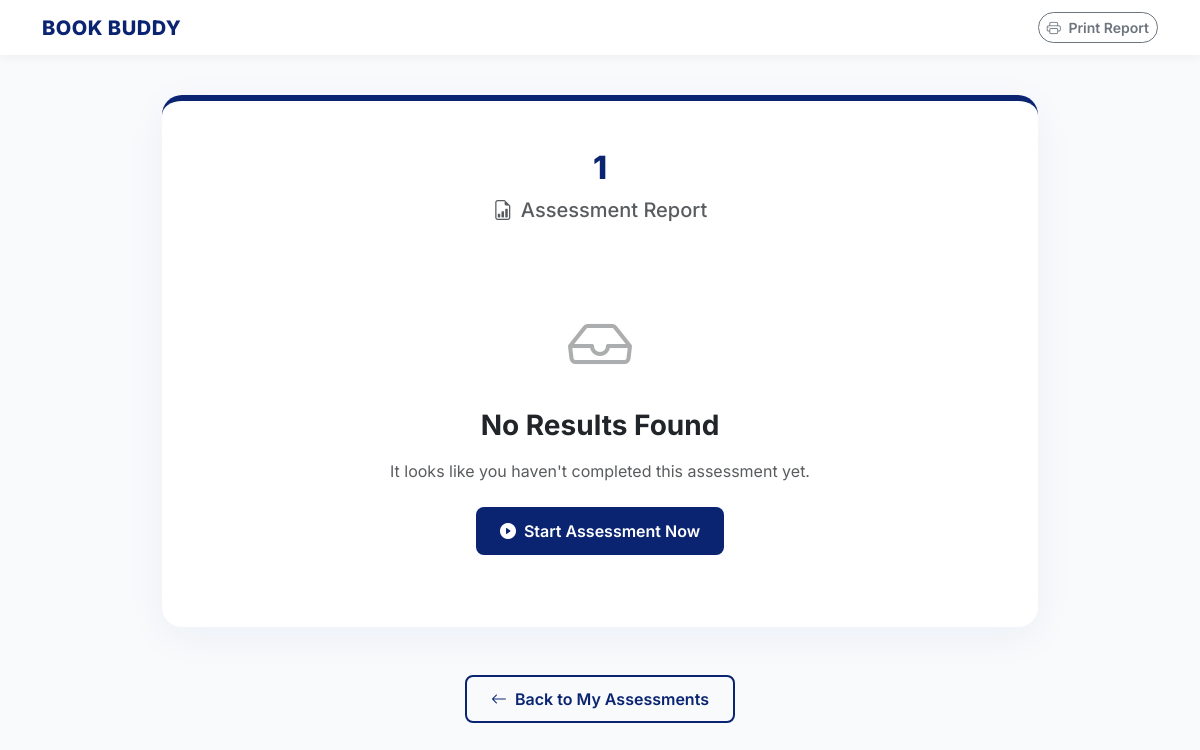
Before: /student-results/1 (signed in) with the older database file.
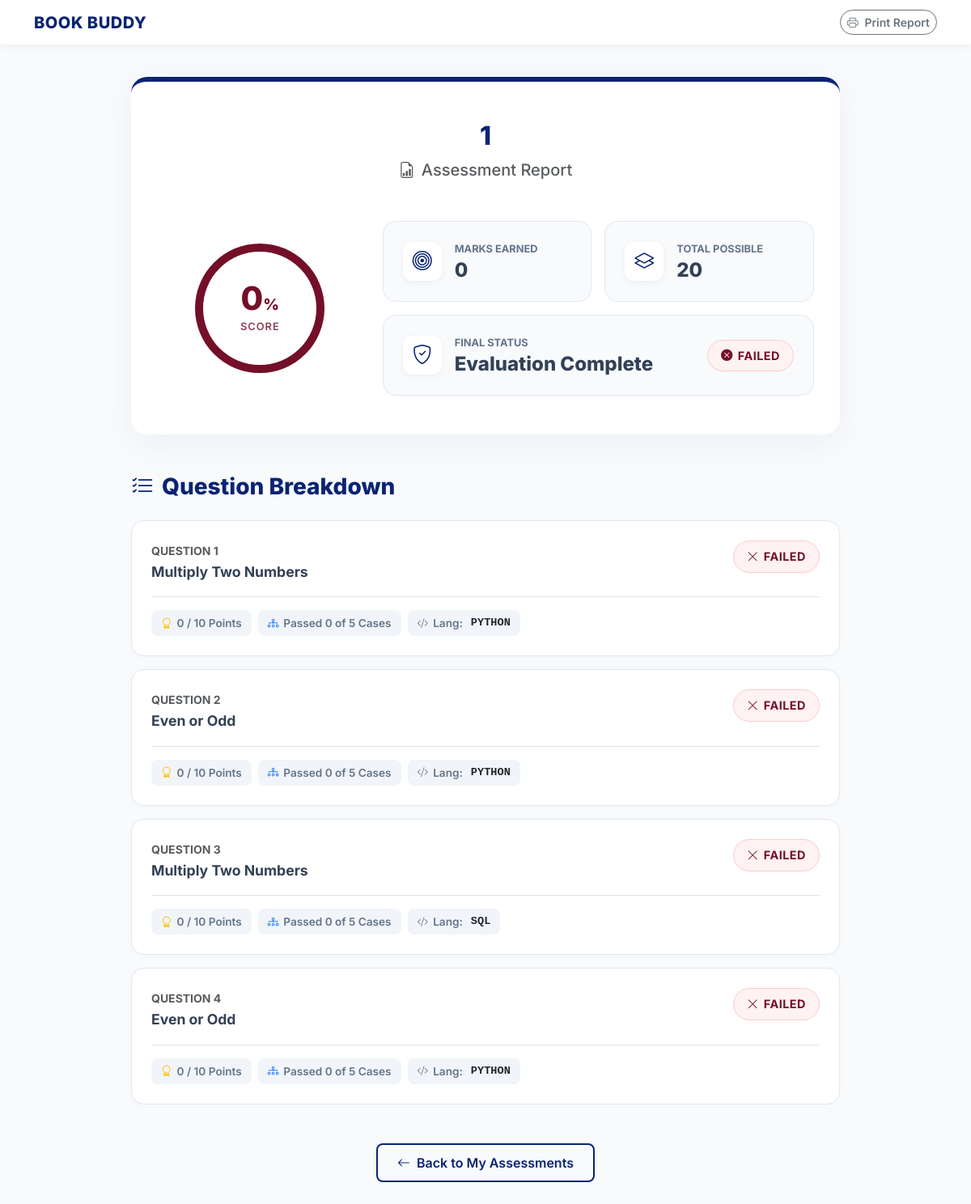
After: the same page with the newer database file.
### app.py (models this page shows, shortened)
class Testmaintain(db.Model):
    __tablename__ = 'test_maintain'
    id = db.Column(db.Integer, primary_key=True)
    test_title = db.Column(db.String(50))
    date = db.Column(db.Date)
    start_time = db.Column(db.DateTime)
    end_time = db.Column(db.DateTime)
    status = db.Column(db.String(20), default='draft')
    total_points = db.Column(db.Integer, default=0)
    question_id = db.Column(db.Integer, db.ForeignKey('question.id'), nullable=False)

class TestResult(db.Model):
    id = db.Column(db.Integer, primary_key=True)
    student_id = db.Column(db.Integer, db.ForeignKey('student.id'), nullable=False)
    test_id = db.Column(db.Integer, db.ForeignKey('test_maintain.id'), nullable=False)
    total_marks_obtained = db.Column(db.Integer, default=0)
    total_marks_possible = db.Column(db.Integer, default=0)
    percentage = db.Column(db.Float, default=0)
    status = db.Column(db.String(20), default='attempted')
    entry_time = db.Column(db.DateTime, default=ist_now) # Forced IST
    exit_time = db.Column(db.DateTime)
    submitted_at = db.Column(db.DateTime, default=ist_now) # Forced IST
    student = db.relationship('Student', backref='test_results')
    test = db.relationship('Testmaintain', backref='results')

class Submission(db.Model):
    id = db.Column(db.Integer, primary_key=True)
    code = db.Column(db.Text, nullable=False)
    language = db.Column(db.String(20))
    status = db.Column(db.String(20))
    timestamp = db.Column(db.DateTime, default=ist_now) # Forced IST
    marks_obtained = db.Column(db.Integer, default=0)
    total_marks = db.Column(db.Integer, default=0)
    test_cases_passed = db.Column(db.Integer, default=0)
    total_test_cases = db.Column(db.Integer, default=0)
    student_id = db.Column(db.Integer, db.ForeignKey('student.id'), nullable=False)
    question_id = db.Column(db.Integer, db.ForeignKey('question.id'), nullable=False)
    test_id = db.Column(db.Integer, db.ForeignKey('test_maintain.id'), nullable=True)
    student = db.relationship('Student', backref='submissions')
    question = db.relationship('Question', backref='submissions')
    test = db.relationship('Testmaintain', backref='submissions')

class Question(db.Model):
    id = db.Column(db.Integer, primary_key=True)
    question_id = db.Column(db.String(20))
    title = db.Column(db.String(200))
    description = db.Column(db.Text)
    input_format = db.Column(db.Text)
    output_format = db.Column(db.Text)
    constraints = db.Column(db.Text)
    explanation = db.Column(db.Text)
    difficulty = db.Column(db.String(20))
    test_cases = db.relationship('TestCase', backref='question', lazy=True, cascade='all, delete-orphan')

### app.py (the view)
@app.route('/student-results/<int:test_id>')
@login_required
def student_results(test_id):
    test = Testmaintain.query.get_or_404(test_id)
    result = TestResult.query.filter_by(test_id=test_id, student_id=current_user.id).first()
    submissions = Submission.query.filter_by(test_id=test_id, student_id=current_user.id).all()
    return render_template('student_results.html', test=test, result=result, submissions=submissions)

### app.py (called while the page is built)
def ist_now():
    return datetime.now(IST_TZ).replace(tzinfo=None)

@app.context_processor
def inject_now():
    return {'now': ist_now()}

@login_manager.user_loader
def load_user(user_id):
    student = Student.query.get(int(user_id))
    if student:
        return student
    return User.query.get(int(user_id))

### templates/student_results.html (shortened to what this page needs)
<!DOCTYPE html>
<html lang="en">
<head>
    <link href="https://cdn.jsdelivr.net/npm/bootstrap@5.3.0/dist/css/bootstrap.min.css" rel="stylesheet">
    <link rel="stylesheet" href="https://cdn.jsdelivr.net/npm/bootstrap-icons@1.11.1/font/bootstrap-icons.css">
</head>
<body>
    <nav class="navbar sticky-top">
        <div class="container d-flex justify-content-between align-items-center">
            <a class="brand-wrapper" href="/">
                <h2 class="brand-name d-none d-sm-block">BOOK BUDDY</h2>
            </a>
            <div class="d-flex align-items-center gap-3">
                <button onclick="window.print()" class="btn btn-outline-secondary btn-sm rounded-pill fw-semibold print-hide">
                    <i class="bi bi-printer me-1"></i> Print Report
                </button>
            </div>
        </div>
    </nav>
    <div class="container" style="max-width: 900px;">
        <div class="result-hero-card">
            <div class="text-center page-header mb-5">
                <h1>{{ test.test_title }}</h1>
                <p class="text-muted fw-medium fs-5"><i class="bi bi-file-earmark-bar-graph me-2"></i>Assessment Report</p>
            </div>
            {% if result %}
            <div class="row align-items-center g-4">
                <div class="col-md-4 text-center">
                    <div class="score-circle-wrapper">
                        <div class="score-circle
                            {% if result.percentage >= 70 %}score-high
                            {% elif result.percentage >= 40 %}score-medium
                            {% else %}score-low{% endif %}">
                            <span class="score-value">{{ "%.0f"|format(result.percentage) }}<small style="font-size: 1.2rem;">%</small></span>
                            <span class="score-label">Score</span>
                        </div>
                    </div>
                </div>
                <div class="col-md-8">
                    <div class="row g-3">
                        <div class="col-sm-6">
                            <div class="stat-box">
                                <div class="stat-icon"><i class="bi bi-bullseye"></i></div>
                                <div class="stat-content">
                                    <label>Marks Earned</label>
                                    <h3>{{ result.total_marks_obtained }}</h3>
                                </div>
                            </div>
                        </div>
                        <div class="col-sm-6">
                            <div class="stat-box">
                                <div class="stat-icon"><i class="bi bi-layers"></i></div>
                                <div class="stat-content">
                                    <label>Total Possible</label>
                                    <h3>{{ result.total_marks_possible }}</h3>
                                </div>
                            </div>
                        </div>
                        <div class="col-12">
                            <div class="stat-box justify-content-between">
                                <div class="d-flex align-items-center gap-3">
                                    <div class="stat-icon"><i class="bi bi-shield-check"></i></div>
                                    <div class="stat-content">
                                        <label>Final Status</label>
                                        <h3 class="d-none d-sm-block">Evaluation Complete</h3>
                                    </div>
                                </div>
                                <span class="status-badge {% if result.status == 'passed' %}status-passed{% else %}status-failed{% endif %}">
                                    {% if result.status == 'passed' %}
                                        <i class="bi bi-check-circle-fill"></i> PASSED
                                    {% else %}
                                        <i class="bi bi-x-circle-fill"></i> FAILED
                                    {% endif %}
                                </span>
                            </div>
                        </div>
                    </div>
                </div>
            </div>
            {% else %}
            <div class="text-center py-4">
                <i class="bi bi-inbox text-muted opacity-50 mb-3 d-block" style="font-size: 4rem;"></i>
                <h3 class="fw-bold mb-3 text-dark">No Results Found</h3>
                <p class="text-muted mb-4">It looks like you haven't completed this assessment yet.</p>
                <a href="{{ url_for('take_test', title=test.test_title) }}" class="btn btn-custom-navy print-hide">
                    <i class="bi bi-play-circle-fill me-2"></i>Start Assessment Now
                </a>
            </div>
            {% endif %}
        </div>
        {% if result %}
        <div class="mt-5">
            <h3 class="section-title"><i class="bi bi-list-check"></i> Question Breakdown</h3>
            {% for submission in submissions %}
            <div class="submission-card">
                <div class="d-flex flex-column flex-md-row justify-content-between align-items-md-start gap-3 mb-3">
                    <div>
                        <span class="text-muted fw-bold small text-uppercase letter-spacing-1">Question {{ loop.index }}</span>
                        <h4 class="q-title mt-1">{{ submission.question.title }}</h4>
                    </div>
                    <span class="status-badge {% if submission.status == 'Accepted' %}status-passed{% else %}status-failed{% endif %}">
                        {% if submission.status == 'Accepted' %}
                            <i class="bi bi-check2"></i> Accepted
                        {% else %}
                            <i class="bi bi-x-lg"></i> Failed
                        {% endif %}
                    </span>
                </div>
                <div class="d-flex flex-wrap gap-2 mt-3 pt-3 border-top">
                    <div class="metric-pill">
                        <i class="bi bi-award text-warning"></i>
                        {{ submission.marks_obtained }} / {{ submission.total_marks }} Points
                    </div>
                    <div class="metric-pill">
                        <i class="bi bi-diagram-3 text-primary"></i>
                        Passed {{ submission.test_cases_passed }} of {{ submission.total_test_cases }} Cases
                    </div>
                    <div class="metric-pill">
                        <i class="bi bi-code-slash text-secondary"></i>
                        Lang: <span class="text-dark font-monospace ms-1">{{ submission.language|upper }}</span>
                    </div>
                </div>
            </div>
            {% endfor %}
        </div>
        {% endif %}
        <div class="text-center mt-5 mb-4 print-hide">
            <a href="{{ url_for('student_test', id=current_user.id) }}" class="btn btn-outline-navy">
                <i class="bi bi-arrow-left me-2"></i>Back to My Assessments
            </a>
        </div>
    </div>
</body>
</html>

### templates/student_results.html (style rules this page uses)
:root { --brand-navy: #0A2472; --brand-crimson: #740f28; --brand-white: #ffffff; --bg-light: #f8fafc; --text-main: #334155; --text-muted: #64748b; --border-color: #e2e8f0; --success-color: #059669; --success-bg: #ecfdf5; --warning-color: #d97706; --warning-bg: #fffbeb; --danger-color: #dc2626; --danger-bg: #fef2f2; }
body { font-family: 'Inter', sans-serif; background-color: var(--bg-light); color: var(--text-main); padding-bottom: 50px; }
.navbar { background-color: var(--brand-white); box-shadow: 0 2px 10px rgba(0, 0, 0, 0.05); padding: 12px 0; margin-bottom: 40px; }
.brand-wrapper { display: flex; align-items: center; gap: 12px; text-decoration: none; }
.brand-name { margin: 0; font-size: 1.25rem; font-weight: 800; color: var(--brand-navy); letter-spacing: 0.5px; }
.result-hero-card { background: var(--brand-white); border-radius: 20px; padding: 3rem 2rem; box-shadow: 0 10px 40px rgba(10, 36, 114, 0.05); border-top: 6px solid var(--brand-navy); margin-bottom: 2rem; }
.page-header h1 { color: var(--brand-navy); font-weight: 800; font-size: 2rem; margin-bottom: 0.5rem; }
.score-circle-wrapper { position: relative; width: 160px; height: 160px; margin: 0 auto; }
.score-circle { width: 100%; height: 100%; border-radius: 50%; display: flex; flex-direction: column; align-items: center; justify-content: center; box-shadow: inset 0 0 0 10px rgba(0,0,0,0.05); background: var(--brand-white); position: relative; z-index: 2; }
.score-value { font-size: 2.5rem; font-weight: 800; line-height: 1; }
.score-label { font-size: 0.8rem; font-weight: 600; text-transform: uppercase; letter-spacing: 1px; margin-top: 5px; opacity: 0.8; }
.score-low { color: var(--brand-crimson); box-shadow: inset 0 0 0 10px var(--brand-crimson); }
.stat-box { background: #f8fafc; border: 1px solid var(--border-color); border-radius: 16px; padding: 1.5rem; height: 100%; display: flex; align-items: center; gap: 1rem; transition: transform 0.2s; }
.stat-icon { width: 48px; height: 48px; border-radius: 12px; display: flex; align-items: center; justify-content: center; font-size: 1.5rem; background: var(--brand-white); box-shadow: 0 2px 8px rgba(0,0,0,0.05); color: var(--brand-navy); }
.stat-content label { display: block; font-size: 0.8rem; text-transform: uppercase; font-weight: 700; color: var(--text-muted); margin-bottom: 2px; }
.stat-content h3 { margin: 0; font-size: 1.5rem; font-weight: 800; color: var(--text-main); }
.status-badge { padding: 8px 16px; border-radius: 30px; font-size: 0.9rem; font-weight: 700; display: inline-flex; align-items: center; gap: 6px; text-transform: uppercase; letter-spacing: 0.5px; }
.status-failed { background: var(--danger-bg); color: var(--brand-crimson); border: 1px solid #fecaca; }
.section-title { color: var(--brand-navy); font-weight: 800; margin-bottom: 1.5rem; display: flex; align-items: center; gap: 10px; }
.submission-card { background: var(--brand-white); border: 1px solid var(--border-color); border-radius: 16px; padding: 1.5rem; margin-bottom: 1rem; box-shadow: 0 2px 10px rgba(0,0,0,0.02); transition: all 0.2s; }
.q-title { font-size: 1.1rem; font-weight: 700; color: var(--text-main); margin-bottom: 0.25rem; }
.metric-pill { display: inline-flex; align-items: center; gap: 6px; background: #f1f5f9; color: var(--text-muted); padding: 6px 12px; border-radius: 8px; font-size: 0.85rem; font-weight: 600; }
.btn-outline-navy { color: var(--brand-navy); border: 2px solid var(--brand-navy); padding: 10px 24px; border-radius: 8px; font-weight: 600; transition: all 0.2s; background: transparent; }

Changed rows visible on the page:
added TestResult: percentage "0", total_marks_obtained "0", total_marks_possible "20"
added Submission: question "Multiply Two Numbers", status "Failed" (drawn), marks_obtained "0", total_marks "10", test_cases_passed "0", total_test_cases "5", language "PYTHON"
added Submission: question "Even or Odd", status "Failed" (drawn), marks_obtained "0", total_marks "10", test_cases_passed "0", total_test_cases "5", language "PYTHON"
added Submission: question "Multiply Two Numbers", status "Failed" (drawn), marks_obtained "0", total_marks "10", test_cases_passed "0", total_test_cases "5", language "SQL"
added Submission: question "Even or Odd", status "Failed" (drawn), marks_obtained "0", total_marks "10", test_cases_passed "0", total_test_cases "5", language "PYTHON"
Other visible differences:
text no longer shown: "No Results Found It looks like you haven't completed this assessment yet. Start Assessment Now"
text now shown: "% SCORE MARKS EARNED TOTAL POSSIBLE FINAL STATUS Evaluation Complete FAILED Question Breakdown"
